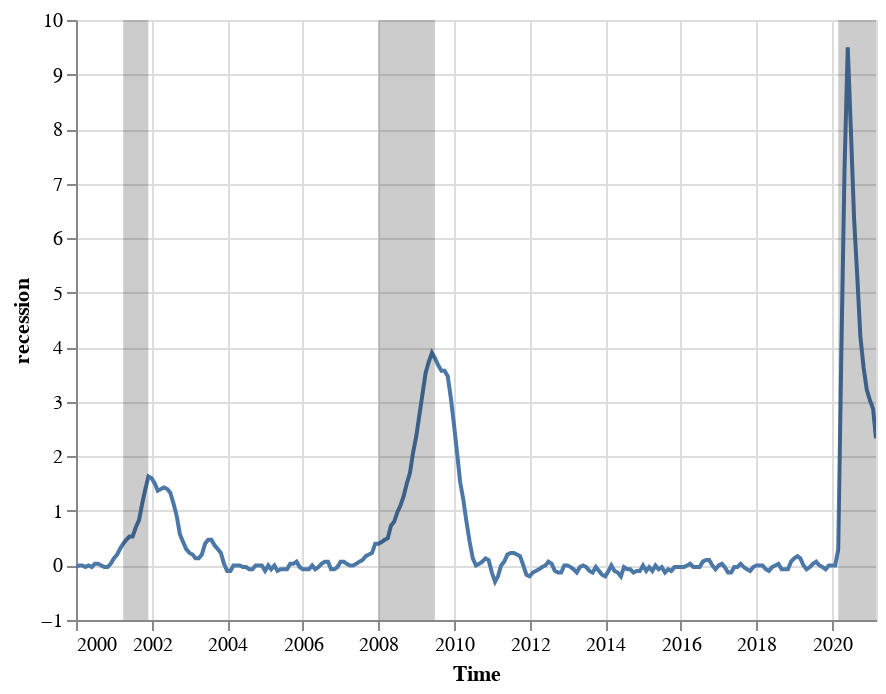

Write notebook code for a chart like this one.
### Code cell
cutoff = get_cutoff(recession, df["timestamp"].min(), df["timestamp"].max())
plot_linechart(df, ytitle="recession", cutoff=cutoff).interactive()

### Figure 1 — Vega-Lite specification as saved in the notebook (floating-point values rounded to 4 significant figures; data arrays with more than 128 entries replaced by an {"elided": "..."} marker saying what was removed)
{"config": {"view": {"continuousWidth": 400, "continuousHeight": 300}}, "layer": [{"data": {"name": "data-11779d75c37bb6ae9212f2ccdaafaea5"}, "mark": "line", "encoding": {"tooltip": [{"type": "temporal", "field": "timestamp", "format": "%Y-%m-%d %H:%M", "title": "Time"}, {"type": "quantitative", "field": "value", "title": "recession"}], "x": {"type": "temporal", "field": "timestamp", "title": "Time"}, "y": {"type": "quantitative", "field": "value", "title": "recession"}}, "selection": {"selector019": {"type": "interval", "bind": "scales", "encodings": ["x", "y"]}}, "title": ""}, {"data": {"name": "data-f64f7a5729d8943ea37ba4c9681e5225"}, "mark": {"type": "rect", "color": "black", "opacity": 0.2}, "encoding": {"x": {"type": "temporal", "field": "start"}, "x2": {"field": "stop"}, "y": {"value": 0}, "y2": {"value": 300}}}], "$schema": "https://vega.github.io/schema/vega-lite/v4.8.1.json", "datasets": {"data-11779d75c37bb6ae9212f2ccdaafaea5": {"elided": "255 records"}, "data-f64f7a5729d8943ea37ba4c9681e5225": [{"start": "2001-04-01T00:00:00", "stop": "2001-11-30T00:00:00"}, {"start": "2008-01-01T00:00:00", "stop": "2009-06-30T00:00:00"}, {"start": "2020-03-01T00:00:00", "stop": "2021-03-01T00:00:00"}]}}
